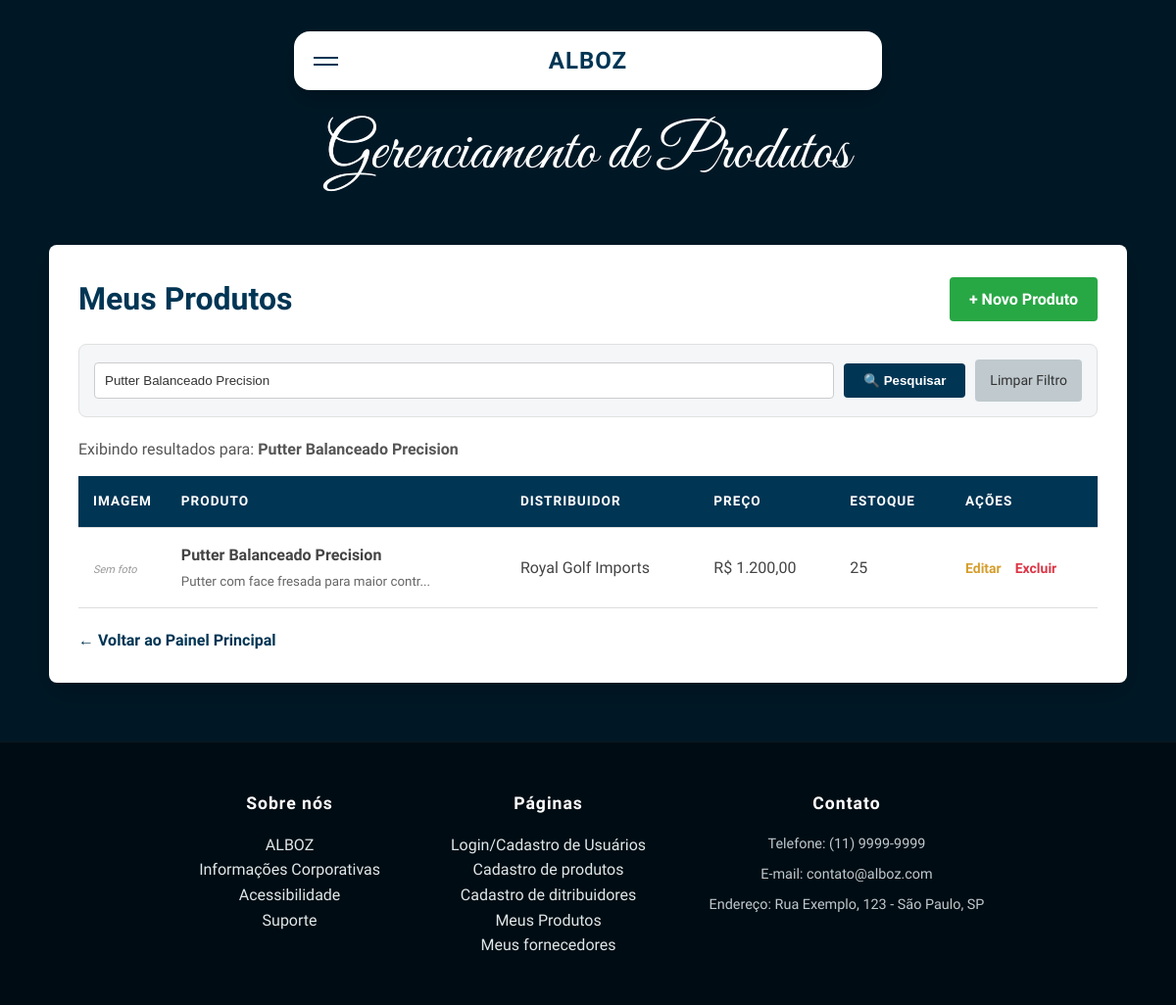
The app's page /html_alboz/listar_produtos.php?busca=Putter Balanceado Precision (signed in) with its own data.
### tables this page shows
CREATE TABLE produtos (
    id INT PRIMARY KEY AUTO_INCREMENT,
    fornecedor_id INT NOT NULL,          
    
    nome_produto VARCHAR(100) NOT NULL,
    codigo_produto VARCHAR(50),          
    descricao TEXT,
    quantidade_estoque INT DEFAULT 0,
    preco_unitario DECIMAL(10, 2) NOT NULL,
    imagem VARCHAR(255),                 
    
    data_registro TIMESTAMP DEFAULT CURRENT_TIMESTAMP,

    CONSTRAINT fk_fornecedor_produto
    FOREIGN KEY (fornecedor_id) REFERENCES fornecedores(id)
    ON DELETE CASCADE
);

CREATE TABLE fornecedores (
    id INT PRIMARY KEY AUTO_INCREMENT,
    usuario_id INT NOT NULL,             
    
    nome_fornecedor VARCHAR(100) NOT NULL,
    cnpj VARCHAR(20) NOT NULL,
    endereco VARCHAR(255),
    telefone VARCHAR(20),
    email VARCHAR(100),
    observacoes TEXT,
    imagem VARCHAR(255),                 
    
    data_registro TIMESTAMP DEFAULT CURRENT_TIMESTAMP,

    CONSTRAINT fk_usuario_fornecedor
    FOREIGN KEY (usuario_id) REFERENCES usuarios(id)
    ON DELETE CASCADE
);

### html_alboz/listar_produtos.php (the view, shortened to what this page needs)
<?php
include('conexao.php');
$usuario_id = $_SESSION['id'];
$busca = "";
$filtro_sql = "";
if (isset($_GET['busca']) && !empty($_GET['busca'])) {
    $busca = $mysqli->real_escape_string($_GET['busca']);
    $filtro_sql = " AND (p.nome_produto LIKE '%$busca%' OR p.descricao LIKE '%$busca%')";
}
$sql_listagem = "SELECT p.*, f.nome_fornecedor
                 FROM produtos p
                 JOIN fornecedores f ON p.fornecedor_id = f.id
                 WHERE f.usuario_id = '$usuario_id'
                 $filtro_sql
                 ORDER BY p.id DESC";
$produtos = $mysqli->query($sql_listagem);
?>
<!DOCTYPE html>
<html lang="pt-br">
<head>
</head>
<body class="body">
    <div class="header">
        <div class="card-nav-container">
            <div class="card-nav" id="cardNav">
                <div class="card-nav-top">
                    <div class="hamburger-menu" id="hamburgerBtn">
                        <div class="hamburger-line"></div>
                        <div class="hamburger-line"></div>
                    </div>
                    <div class="logo-container">
                        <div class="logo">ALBOZ</div>
                    </div>
                </div>
            </div>
        </div>
        <div class="subtitulo">Gerenciamento de Produtos</div>
    </div>
    <div class="container">
        <div style="display:flex; justify-content:space-between; align-items:center; margin-bottom:20px; flex-wrap:wrap; gap:10px;">
            <h2>Meus Produtos</h2>
            <a href="cadastrar_produto.php" class="btn-novo">+ Novo Produto</a>
        </div>
        <form method="GET" class="search-box">
            <input type="text" name="busca" placeholder="Pesquisar produto por nome ou descrição..." value="<?php echo htmlspecialchars($busca); ?>">
            <button type="submit" class="btn-search">🔍 Pesquisar</button>
            <?php if (!empty($busca)): ?>
                <a href="listar_produtos.php" class="btn-limpar">Limpar Filtro</a>
            <?php endif; ?>
        </form>
        <?php if (!empty($busca)): ?>
            <p style="margin-bottom:15px; color:#555;">Exibindo resultados para: <strong><?php echo htmlspecialchars($busca); ?></strong></p>
        <?php endif; ?>
        <table>
            <thead>
                <tr>
                    <th style="width: 80px;">Imagem</th>
                    <th>Produto</th>
                    <th>Distribuidor</th>
                    <th>Preço</th>
                    <th>Estoque</th>
                    <th style="width: 150px;">Ações</th>
                </tr>
            </thead>
            <tbody>
                <?php if ($produtos->num_rows > 0): ?>
                    <?php while ($row = $produtos->fetch_assoc()): ?>
                        <tr>
                            <td data-label="Imagem">
                                <?php
                                if (!empty($row['imagem']) && file_exists($row['imagem'])) {
                                    echo "<img src='" . $row['imagem'] . "' class='img-thumb'>";
                                } else {
                                    echo "<span class='no-img'>Sem foto</span>";
                                }
                                ?>
                            </td>
                            <td data-label="Produto">
                                <strong><?php echo $row['nome_produto']; ?></strong>
                                <?php if (!empty($row['descricao'])): ?>
                                    <br><small style="color:#666;"><?php echo substr($row['descricao'], 0, 40) . '...'; ?></small>
                                <?php endif; ?>
                            </td>
                            <td data-label="Distribuidor"><?php echo $row['nome_fornecedor']; ?></td>
                            <td data-label="Preço">R$ <?php echo number_format($row['preco_unitario'], 2, ',', '.'); ?></td>
                            <td data-label="Estoque">
                                <?php
                                echo $row['quantidade_estoque'];
                                ?>
                            </td>
                            <td class="acoes" data-label="Ações">
                                <a href="cadastrar_produto.php?edit_id=<?php echo $row['id']; ?>" class="btn-edit">Editar</a>
                                <a href="?delete_id=<?php echo $row['id']; ?>" class="btn-delete" onclick="return confirm('Tem certeza?')">Excluir</a>
                            </td>
                        </tr>
                    <?php endwhile; ?>
                <?php endif; ?>
            </tbody>
        </table>
        <div style="margin-top:20px;">
            <a href="painel.php" style="text-decoration:none; color:var(--card); font-weight:bold;">&larr; Voltar ao Painel Principal</a>
        </div>
    </div>
    <div class="rodape">
        <div class="limitador rodape-content">
            <ul class="sobre_nos">
                <strong>Sobre nós</strong>
                <a href="index.html">ALBOZ</a><br>
                <a href="informacoes_corporativas.html">Informações Corporativas</a><br>
                <a href="acessibilidade.html">Acessibilidade</a><br>
                <a href="suporte.php">Suporte</a><br>
            </ul>
            <ul class="paginas">
                <strong>Páginas</strong>
                <a href="login.php">Login/Cadastro de Usuários</a><br>
                <a href="cadastrar_produtos.php">Cadastro de produtos</a><br>
                <a href="cadastrar_fornecedor.php">Cadastro de ditribuidores</a><br>
                <a href="listar_produtos.php">Meus Produtos</a><br>
                <a href="listar_fornecedores.php">Meus fornecedores</a><br>
            </ul>
            <ul class="contato">
                <strong>Contato</strong>
                <li>Telefone: (11) 9999-9999</li>
                <li>E-mail: contato@alboz.com</li>
                <li>Endereço: Rua Exemplo, 123 - São Paulo, SP</li>
            </ul>
        </div>
    </div>
</body>
</html>

### html_alboz/listar_produtos.php (style rules this page uses)
:root { --bg: #001826; --card: #003554; --card-hover: #014e7b; --muted: #bfc9ce; --accent: #dfe7e9; --gold: #ffffff; }
* { margin: 0; padding: 0; box-sizing: border-box; }
html { font-size: 16px; scroll-behavior: smooth; scrollbar-width: thin; scrollbar-color: var(--card) var(--bg); overflow-x: hidden; }
body { margin: 0; font-family: 'Monda', sans-serif; background: var(--bg); color: var(--accent); line-height: 1.6; cursor: default; }
a { text-decoration: none; color: inherit; transition: 0.3s; cursor: pointer; }
ul { list-style: none; }
button, .btn-submit, input[type="submit"] { cursor: pointer; }
.limitador { max-width: 1100px; width: 90%; margin: 0 auto; }
.card-nav-container { position: absolute; top: 2em; left: 50%; transform: translateX(-50%); width: 90%; max-width: 600px; z-index: 1001; }
.card-nav { position: relative; background-color: #ffffff; border-radius: 1rem; box-shadow: 0 10px 25px rgba(0, 0, 0, 0.2); overflow: hidden; transition: height 0.4s cubic-bezier(0.25, 1, 0.5, 1); color: var(--card); }
.card-nav-top { height: 60px; display: flex; align-items: center; justify-content: center; padding: 0 1.5rem; position: relative; }
.logo { font-family: 'Abhaya Libre', serif; font-weight: 800; font-size: 1.5rem; letter-spacing: 1px; text-transform: uppercase; }
.hamburger-menu { position: absolute; left: 20px; cursor: pointer; display: flex; flex-direction: column; gap: 5px; }
.hamburger-line { width: 25px; height: 2px; background-color: var(--card); transition: 0.3s; }
.header { position: relative; width: 100%; height: auto; min-height: 250px; display: flex; flex-direction: column; justify-content: center; align-items: center; padding-top: 0; padding-bottom: 2rem; }
.subtitulo { font-family: 'Great Vibes', cursive; font-size: 4rem; margin-top: 6rem; z-index: 10; text-align: center; font-weight: 400; cursor: default; background: linear-gradient(120deg, #001826 40%, rgba(255, 255, 255, 0.8) 50%, #001826 60%); background-size: 200% 100%; background-position: 100%; color: #001826; background-clip: text; -webkit-background-clip: text; -webkit-text-fill-color: transparent; -webkit-text-fill-color: var(--gold); transition: background-position 0.5s; }
.rodape { background: #000c13; padding: 3rem 0; margin-top: auto; border-top: 1px solid rgba(255, 255, 255, 0.05); }
.rodape-content { display: flex; justify-content: center; align-items: flex-start; flex-wrap: wrap; gap: 4rem; text-align: center; }
.rodape ul { min-width: 200px; }
.rodape ul strong { display: block; color: #fff; margin-bottom: 1rem; font-size: 1.1rem; letter-spacing: 1px; }
.rodape li { color: var(--muted); margin-bottom: 0.5rem; font-size: 0.9rem; cursor: pointer; transition: 0.2s; }
.container { max-width: 1100px; margin: 0 auto 60px auto; padding: 30px; background: #fff; color: #333; box-shadow: 0 10px 30px rgba(0, 0, 0, 0.2); border-radius: 8px; min-height: 400px; }
.container h2 { margin: 0; color: var(--card); font-family: 'Abhaya Libre', serif; font-size: 2rem; }
.search-box { display: flex; gap: 10px; margin-bottom: 20px; align-items: center; background: #f4f6f8; padding: 15px; border-radius: 8px; border: 1px solid #e0e0e0; }
.search-box input { flex: 1; padding: 10px; border: 1px solid #ccc; border-radius: 4px; background: #fff; color: #333; }
.btn-search { background-color: var(--card); color: white; border: none; padding: 10px 20px; border-radius: 4px; font-weight: bold; transition: 0.3s; }
.btn-limpar { background-color: var(--muted); color: #333; text-decoration: none; padding: 10px 15px; border-radius: 4px; font-size: 14px; }
table { width: 100%; border-collapse: collapse; margin-top: 10px; }
th, td { padding: 15px; text-align: left; border-bottom: 1px solid #ddd; vertical-align: middle; color: #444; }
th { background-color: var(--card); color: white; font-weight: bold; text-transform: uppercase; font-size: 0.85rem; letter-spacing: 1px; }
.no-img { font-size: 11px; color: #999; font-style: italic; }
.btn-novo { background-color: #28a745; color: white; padding: 10px 20px; text-decoration: none; border-radius: 4px; display: inline-block; font-weight: bold; transition: 0.3s; }
.acoes a { text-decoration: none; font-weight: bold; margin-right: 10px; font-size: 14px; transition: 0.2s; }
.btn-edit { color: #d69e2e; }
.btn-delete { color: #dc3545; }

### records on screen
produtos: shows "Sem foto", nome_produto "Putter Balanceado Precision", descricao "Putter com face fresada para maior contr", fornecedor.nome_fornecedor "Royal Golf Imports", preco_unitario "1.200,00", quantidade_estoque "25"

### other values on screen
$busca "Putter Balanceado Precision"
